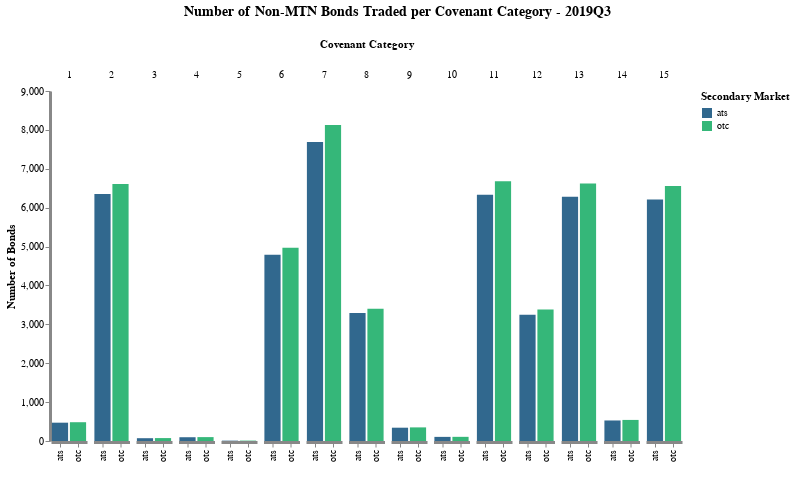

Notebook code cell kept with this figure:
### Code cell
pl[4]

### Figure 1 — Vega-Lite specification as saved in the notebook (floating-point values rounded to 4 significant figures)
{"config": {"axis": {"domainWidth": 3}, "opacity": {"value": 0.7}, "view": {"stroke": "transparent"}}, "data": {"values": [{"cov_cat": 1, "cvt": "any", "perc_sbm_total": 5.639, "perc_total": 5.635, "period": "2019Q3", "rt": "any", "sbm": "otc", "value": 483, "variable": "cg1_bonds"}, {"cov_cat": 1, "cvt": "any", "perc_sbm_total": 5.844, "perc_total": 5.495, "period": "2019Q3", "rt": "any", "sbm": "ats", "value": 471, "variable": "cg1_bonds"}, {"cov_cat": 2, "cvt": "any", "perc_sbm_total": 77.15, "perc_total": 77.11, "period": "2019Q3", "rt": "any", "sbm": "otc", "value": 6609, "variable": "cg2_bonds"}, {"cov_cat": 2, "cvt": "any", "perc_sbm_total": 78.81, "perc_total": 74.1, "period": "2019Q3", "rt": "any", "sbm": "ats", "value": 6351, "variable": "cg2_bonds"}, {"cov_cat": 3, "cvt": "any", "perc_sbm_total": 0.8756, "perc_total": 0.875, "period": "2019Q3", "rt": "any", "sbm": "otc", "value": 75, "variable": "cg3_bonds"}, {"cov_cat": 3, "cvt": "any", "perc_sbm_total": 0.8934, "perc_total": 0.84, "period": "2019Q3", "rt": "any", "sbm": "ats", "value": 72, "variable": "cg3_bonds"}, {"cov_cat": 4, "cvt": "any", "perc_sbm_total": 1.167, "perc_total": 1.167, "period": "2019Q3", "rt": "any", "sbm": "otc", "value": 100, "variable": "cg4_bonds"}, {"cov_cat": 4, "cvt": "any", "perc_sbm_total": 1.204, "perc_total": 1.132, "period": "2019Q3", "rt": "any", "sbm": "ats", "value": 97, "variable": "cg4_bonds"}, {"cov_cat": 5, "cvt": "any", "perc_sbm_total": 0.1167, "perc_total": 0.1167, "period": "2019Q3", "rt": "any", "sbm": "otc", "value": 10, "variable": "cg5_bonds"}, {"cov_cat": 5, "cvt": "any", "perc_sbm_total": 0.1117, "perc_total": 0.105, "period": "2019Q3", "rt": "any", "sbm": "ats", "value": 9, "variable": "cg5_bonds"}, {"cov_cat": 6, "cvt": "any", "perc_sbm_total": 58.03, "perc_total": 58.0, "period": "2019Q3", "rt": "any", "sbm": "otc", "value": 4971, "variable": "cg6_bonds"}, {"cov_cat": 6, "cvt": "any", "perc_sbm_total": 59.42, "perc_total": 55.87, "period": "2019Q3", "rt": "any", "sbm": "ats", "value": 4789, "variable": "cg6_bonds"}, {"cov_cat": 7, "cvt": "any", "perc_sbm_total": 94.86, "perc_total": 94.81, "period": "2019Q3", "rt": "any", "sbm": "otc", "value": 8126, "variable": "cg7_bonds"}, {"cov_cat": 7, "cvt": "any", "perc_sbm_total": 95.38, "perc_total": 89.69, "period": "2019Q3", "rt": "any", "sbm": "ats", "value": 7687, "variable": "cg7_bonds"}, {"cov_cat": 8, "cvt": "any", "perc_sbm_total": 39.68, "perc_total": 39.66, "period": "2019Q3", "rt": "any", "sbm": "otc", "value": 3399, "variable": "cg8_bonds"}, {"cov_cat": 8, "cvt": "any", "perc_sbm_total": 40.84, "perc_total": 38.4, "period": "2019Q3", "rt": "any", "sbm": "ats", "value": 3291, "variable": "cg8_bonds"}, {"cov_cat": 9, "cvt": "any", "perc_sbm_total": 4.086, "perc_total": 4.084, "period": "2019Q3", "rt": "any", "sbm": "otc", "value": 350, "variable": "cg9_bonds"}, {"cov_cat": 9, "cvt": "any", "perc_sbm_total": 4.244, "perc_total": 3.99, "period": "2019Q3", "rt": "any", "sbm": "ats", "value": 342, "variable": "cg9_bonds"}, {"cov_cat": 10, "cvt": "any", "perc_sbm_total": 1.249, "perc_total": 1.248, "period": "2019Q3", "rt": "any", "sbm": "otc", "value": 107, "variable": "cg10_bonds"}, {"cov_cat": 10, "cvt": "any", "perc_sbm_total": 1.315, "perc_total": 1.237, "period": "2019Q3", "rt": "any", "sbm": "ats", "value": 106, "variable": "cg10_bonds"}, {"cov_cat": 11, "cvt": "any", "perc_sbm_total": 77.99, "perc_total": 77.95, "period": "2019Q3", "rt": "any", "sbm": "otc", "value": 6681, "variable": "cg11_bonds"}, {"cov_cat": 11, "cvt": "any", "perc_sbm_total": 78.56, "perc_total": 73.87, "period": "2019Q3", "rt": "any", "sbm": "ats", "value": 6331, "variable": "cg11_bonds"}, {"cov_cat": 12, "cvt": "any", "perc_sbm_total": 39.45, "perc_total": 39.42, "period": "2019Q3", "rt": "any", "sbm": "otc", "value": 3379, "variable": "cg12_bonds"}, {"cov_cat": 12, "cvt": "any", "perc_sbm_total": 40.3, "perc_total": 37.9, "period": "2019Q3", "rt": "any", "sbm": "ats", "value": 3248, "variable": "cg12_bonds"}, {"cov_cat": 13, "cvt": "any", "perc_sbm_total": 77.33, "perc_total": 77.28, "period": "2019Q3", "rt": "any", "sbm": "otc", "value": 6624, "variable": "cg13_bonds"}, {"cov_cat": 13, "cvt": "any", "perc_sbm_total": 77.93, "perc_total": 73.27, "period": "2019Q3", "rt": "any", "sbm": "ats", "value": 6280, "variable": "cg13_bonds"}, {"cov_cat": 14, "cvt": "any", "perc_sbm_total": 6.327, "perc_total": 6.324, "period": "2019Q3", "rt": "any", "sbm": "otc", "value": 542, "variable": "cg14_bonds"}, {"cov_cat": 14, "cvt": "any", "perc_sbm_total": 6.552, "perc_total": 6.16, "period": "2019Q3", "rt": "any", "sbm": "ats", "value": 528, "variable": "cg14_bonds"}, {"cov_cat": 15, "cvt": "any", "perc_sbm_total": 76.52, "perc_total": 76.48, "period": "2019Q3", "rt": "any", "sbm": "otc", "value": 6555, "variable": "cg15_bonds"}, {"cov_cat": 15, "cvt": "any", "perc_sbm_total": 77.09, "perc_total": 72.49, "period": "2019Q3", "rt": "any", "sbm": "ats", "value": 6213, "variable": "cg15_bonds"}]}, "encoding": {"color": {"field": "sbm", "legend": {"title": "Secondary Market"}, "scale": {"scheme": "viridis"}, "type": "nominal"}, "column": {"field": "cov_cat", "sort": "ascending", "title": "Covenant Category", "type": "ordinal"}, "x": {"axis": {"title": " "}, "field": "sbm", "type": "nominal"}, "y": {"axis": {"grid": false, "stack": null, "title": "Number of Bonds"}, "field": "value", "type": "quantitative"}}, "height": 350, "mark": "bar", "spacing": 4.5, "title": {"align": "center", "anchor": "middle", "fontSize": 14, "offset": 20, "text": ["Number of Non-MTN Bonds Traded per Covenant Category - 2019Q3"]}, "width": {"step": 18}}
